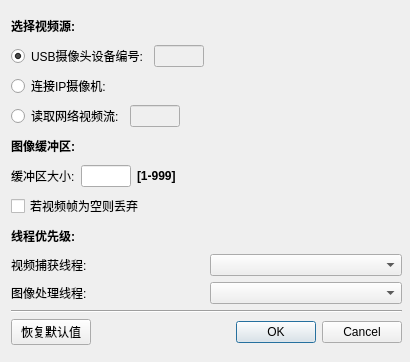
<?xml version="1.0" encoding="UTF-8"?>
<ui version="4.0">
 <class>CameraConnectDialog</class>
 <widget class="QDialog" name="CameraConnectDialog">
  <property name="geometry">
   <rect>
    <x>0</x>
    <y>0</y>
    <width>410</width>
    <height>362</height>
   </rect>
  </property>
  <property name="sizePolicy">
   <sizepolicy hsizetype="Minimum" vsizetype="Minimum">
    <horstretch>0</horstretch>
    <verstretch>0</verstretch>
   </sizepolicy>
  </property>
  <property name="minimumSize">
   <size>
    <width>410</width>
    <height>170</height>
   </size>
  </property>
  <property name="windowTitle">
   <string>Connect to Camera</string>
  </property>
  <widget class="QWidget" name="layoutWidget">
   <property name="geometry">
    <rect>
     <x>11</x>
     <y>14</y>
     <width>391</width>
     <height>331</height>
    </rect>
   </property>
   <layout class="QVBoxLayout" name="verticalLayout_whole">
    <item>
     <layout class="QVBoxLayout" name="verticalLayout_top">
      <item>
       <widget class="QLabel" name="label_select_camera">
        <property name="font">
         <font>
          <pointsize>9</pointsize>
          <weight>75</weight>
          <bold>true</bold>
         </font>
        </property>
        <property name="text">
         <string>选择视频源:</string>
        </property>
       </widget>
      </item>
      <item>
       <layout class="QHBoxLayout" name="horizontalLayout_usb_camera">
        <item>
         <widget class="QRadioButton" name="usbCameraRadioBtn">
          <property name="font">
           <font>
            <pointsize>9</pointsize>
           </font>
          </property>
          <property name="text">
           <string>USB摄像头设备编号:</string>
          </property>
          <property name="checked">
           <bool>true</bool>
          </property>
          <attribute name="buttonGroup">
           <string notr="true">cameraButtonGroup</string>
          </attribute>
         </widget>
        </item>
        <item>
         <widget class="QLineEdit" name="deviceNumberEdit">
          <property name="enabled">
           <bool>false</bool>
          </property>
          <property name="sizePolicy">
           <sizepolicy hsizetype="Fixed" vsizetype="Fixed">
            <horstretch>0</horstretch>
            <verstretch>0</verstretch>
           </sizepolicy>
          </property>
          <property name="minimumSize">
           <size>
            <width>50</width>
            <height>0</height>
           </size>
          </property>
          <property name="maximumSize">
           <size>
            <width>50</width>
            <height>16777215</height>
           </size>
          </property>
         </widget>
        </item>
        <item>
         <spacer name="horizontalSpacer_usb_camera">
          <property name="orientation">
           <enum>Qt::Horizontal</enum>
          </property>
          <property name="sizeHint" stdset="0">
           <size>
            <width>40</width>
            <height>20</height>
           </size>
          </property>
         </spacer>
        </item>
       </layout>
      </item>
      <item>
       <layout class="QHBoxLayout" name="horizontalLayout_ip_camera">
        <item>
         <widget class="QRadioButton" name="ipCameraRadioBtn">
          <property name="enabled">
           <bool>true</bool>
          </property>
          <property name="font">
           <font>
            <pointsize>9</pointsize>
           </font>
          </property>
          <property name="text">
           <string>连接IP摄像机:</string>
          </property>
          <property name="checked">
           <bool>false</bool>
          </property>
          <attribute name="buttonGroup">
           <string notr="true">cameraButtonGroup</string>
          </attribute>
         </widget>
        </item>
        <item>
         <spacer name="horizontalSpacer_2">
          <property name="orientation">
           <enum>Qt::Horizontal</enum>
          </property>
          <property name="sizeHint" stdset="0">
           <size>
            <width>40</width>
            <height>20</height>
           </size>
          </property>
         </spacer>
        </item>
       </layout>
      </item>
      <item>
       <layout class="QHBoxLayout" name="horizontalLayout_read_videoStream">
        <item>
         <widget class="QRadioButton" name="readVideoSteamRadioBtn">
          <property name="enabled">
           <bool>true</bool>
          </property>
          <property name="font">
           <font>
            <pointsize>9</pointsize>
           </font>
          </property>
          <property name="text">
           <string>读取网络视频流:</string>
          </property>
          <property name="checked">
           <bool>false</bool>
          </property>
          <attribute name="buttonGroup">
           <string notr="true">cameraButtonGroup</string>
          </attribute>
         </widget>
        </item>
        <item>
         <widget class="QLineEdit" name="videoStreamAddressLineEdit">
          <property name="enabled">
           <bool>false</bool>
          </property>
          <property name="sizePolicy">
           <sizepolicy hsizetype="Expanding" vsizetype="Fixed">
            <horstretch>7</horstretch>
            <verstretch>0</verstretch>
           </sizepolicy>
          </property>
          <property name="minimumSize">
           <size>
            <width>50</width>
            <height>0</height>
           </size>
          </property>
          <property name="maximumSize">
           <size>
            <width>50</width>
            <height>16777215</height>
           </size>
          </property>
         </widget>
        </item>
        <item>
         <spacer name="horizontalSpacer_read_video_stream">
          <property name="orientation">
           <enum>Qt::Horizontal</enum>
          </property>
          <property name="sizeHint" stdset="0">
           <size>
            <width>40</width>
            <height>20</height>
           </size>
          </property>
         </spacer>
        </item>
       </layout>
      </item>
      <item>
       <widget class="QLabel" name="label_img_buffer">
        <property name="font">
         <font>
          <pointsize>9</pointsize>
          <weight>75</weight>
          <bold>true</bold>
         </font>
        </property>
        <property name="text">
         <string>图像缓冲区:</string>
        </property>
       </widget>
      </item>
      <item>
       <layout class="QHBoxLayout" name="horizontalLayout_img_buffer">
        <item>
         <widget class="QLabel" name="label_buffer_size">
          <property name="font">
           <font>
            <pointsize>9</pointsize>
            <weight>50</weight>
            <bold>false</bold>
           </font>
          </property>
          <property name="text">
           <string>缓冲区大小:</string>
          </property>
         </widget>
        </item>
        <item>
         <widget class="QLineEdit" name="imageBufferSizeEdit">
          <property name="sizePolicy">
           <sizepolicy hsizetype="Minimum" vsizetype="Fixed">
            <horstretch>0</horstretch>
            <verstretch>0</verstretch>
           </sizepolicy>
          </property>
          <property name="minimumSize">
           <size>
            <width>50</width>
            <height>0</height>
           </size>
          </property>
          <property name="maximumSize">
           <size>
            <width>50</width>
            <height>16777215</height>
           </size>
          </property>
          <property name="font">
           <font>
            <pointsize>9</pointsize>
           </font>
          </property>
         </widget>
        </item>
        <item>
         <widget class="QLabel" name="label_buffer_size_indicator">
          <property name="font">
           <font>
            <pointsize>9</pointsize>
            <weight>75</weight>
            <bold>true</bold>
           </font>
          </property>
          <property name="text">
           <string>[1-999]</string>
          </property>
         </widget>
        </item>
        <item>
         <spacer name="horizontalSpacer_img_buffer">
          <property name="orientation">
           <enum>Qt::Horizontal</enum>
          </property>
          <property name="sizeHint" stdset="0">
           <size>
            <width>40</width>
            <height>20</height>
           </size>
          </property>
         </spacer>
        </item>
       </layout>
      </item>
      <item>
       <widget class="QCheckBox" name="dropFrameCheckBox">
        <property name="font">
         <font>
          <pointsize>9</pointsize>
         </font>
        </property>
        <property name="text">
         <string>若视频帧为空则丢弃</string>
        </property>
       </widget>
      </item>
      <item>
       <widget class="QLabel" name="label_thread_priority">
        <property name="font">
         <font>
          <pointsize>9</pointsize>
          <weight>75</weight>
          <bold>true</bold>
         </font>
        </property>
        <property name="text">
         <string>线程优先级:</string>
        </property>
       </widget>
      </item>
      <item>
       <layout class="QHBoxLayout" name="horizontalLayout_thread_priority">
        <item>
         <layout class="QVBoxLayout" name="verticalLayout_thread_left">
          <item>
           <widget class="QLabel" name="label_capture_thread">
            <property name="font">
             <font>
              <pointsize>9</pointsize>
              <weight>50</weight>
              <bold>false</bold>
             </font>
            </property>
            <property name="text">
             <string>视频捕获线程:</string>
            </property>
           </widget>
          </item>
          <item>
           <widget class="QLabel" name="label_processing_thread">
            <property name="font">
             <font>
              <pointsize>9</pointsize>
              <weight>50</weight>
              <bold>false</bold>
             </font>
            </property>
            <property name="text">
             <string>图像处理线程:</string>
            </property>
           </widget>
          </item>
         </layout>
        </item>
        <item>
         <layout class="QVBoxLayout" name="verticalLayout_thread_right">
          <item>
           <widget class="QComboBox" name="capturePrioComboBox">
            <property name="font">
             <font>
              <pointsize>9</pointsize>
             </font>
            </property>
           </widget>
          </item>
          <item>
           <widget class="QComboBox" name="processingPrioComboBox">
            <property name="font">
             <font>
              <pointsize>9</pointsize>
             </font>
            </property>
           </widget>
          </item>
         </layout>
        </item>
       </layout>
      </item>
     </layout>
    </item>
    <item>
     <widget class="Line" name="line">
      <property name="orientation">
       <enum>Qt::Horizontal</enum>
      </property>
     </widget>
    </item>
    <item>
     <layout class="QHBoxLayout" name="horizontalLayout_bottom">
      <item>
       <widget class="QPushButton" name="resetToDefaultsPushButton">
        <property name="text">
         <string>恢复默认值</string>
        </property>
       </widget>
      </item>
      <item>
       <widget class="QDialogButtonBox" name="okCancelBox">
        <property name="orientation">
         <enum>Qt::Horizontal</enum>
        </property>
        <property name="standardButtons">
         <set>QDialogButtonBox::Cancel|QDialogButtonBox::Ok</set>
        </property>
       </widget>
      </item>
     </layout>
    </item>
   </layout>
  </widget>
 </widget>
 <tabstops>
  <tabstop>usbCameraRadioBtn</tabstop>
  <tabstop>deviceNumberEdit</tabstop>
  <tabstop>imageBufferSizeEdit</tabstop>
  <tabstop>dropFrameCheckBox</tabstop>
  <tabstop>capturePrioComboBox</tabstop>
  <tabstop>processingPrioComboBox</tabstop>
  <tabstop>okCancelBox</tabstop>
  <tabstop>resetToDefaultsPushButton</tabstop>
 </tabstops>
 <resources/>
 <connections>
  <connection>
   <sender>okCancelBox</sender>
   <signal>accepted()</signal>
   <receiver>CameraConnectDialog</receiver>
   <slot>accept()</slot>
   <hints>
    <hint type="sourcelabel">
     <x>430</x>
     <y>136</y>
    </hint>
    <hint type="destinationlabel">
     <x>157</x>
     <y>274</y>
    </hint>
   </hints>
  </connection>
  <connection>
   <sender>okCancelBox</sender>
   <signal>rejected()</signal>
   <receiver>CameraConnectDialog</receiver>
   <slot>reject()</slot>
   <hints>
    <hint type="sourcelabel">
     <x>430</x>
     <y>136</y>
    </hint>
    <hint type="destinationlabel">
     <x>286</x>
     <y>274</y>
    </hint>
   </hints>
  </connection>
  <connection>
   <sender>usbCameraRadioBtn</sender>
   <signal>clicked(bool)</signal>
   <receiver>deviceNumberEdit</receiver>
   <slot>setEnabled(bool)</slot>
   <hints>
    <hint type="sourcelabel">
     <x>130</x>
     <y>93</y>
    </hint>
    <hint type="destinationlabel">
     <x>281</x>
     <y>93</y>
    </hint>
   </hints>
  </connection>
  <connection>
   <sender>usbCameraRadioBtn</sender>
   <signal>clicked(bool)</signal>
   <receiver>videoStreamAddressLineEdit</receiver>
   <slot>setDisabled(bool)</slot>
   <hints>
    <hint type="sourcelabel">
     <x>79</x>
     <y>44</y>
    </hint>
    <hint type="destinationlabel">
     <x>157</x>
     <y>102</y>
    </hint>
   </hints>
  </connection>
  <connection>
   <sender>readVideoSteamRadioBtn</sender>
   <signal>clicked(bool)</signal>
   <receiver>deviceNumberEdit</receiver>
   <slot>setDisabled(bool)</slot>
   <hints>
    <hint type="sourcelabel">
     <x>70</x>
     <y>102</y>
    </hint>
    <hint type="destinationlabel">
     <x>175</x>
     <y>44</y>
    </hint>
   </hints>
  </connection>
  <connection>
   <sender>readVideoSteamRadioBtn</sender>
   <signal>clicked(bool)</signal>
   <receiver>videoStreamAddressLineEdit</receiver>
   <slot>setEnabled(bool)</slot>
   <hints>
    <hint type="sourcelabel">
     <x>70</x>
     <y>102</y>
    </hint>
    <hint type="destinationlabel">
     <x>157</x>
     <y>102</y>
    </hint>
   </hints>
  </connection>
  <connection>
   <sender>ipCameraRadioBtn</sender>
   <signal>clicked(bool)</signal>
   <receiver>deviceNumberEdit</receiver>
   <slot>setDisabled(bool)</slot>
   <hints>
    <hint type="sourcelabel">
     <x>64</x>
     <y>72</y>
    </hint>
    <hint type="destinationlabel">
     <x>175</x>
     <y>44</y>
    </hint>
   </hints>
  </connection>
  <connection>
   <sender>ipCameraRadioBtn</sender>
   <signal>clicked(bool)</signal>
   <receiver>videoStreamAddressLineEdit</receiver>
   <slot>setDisabled(bool)</slot>
   <hints>
    <hint type="sourcelabel">
     <x>64</x>
     <y>72</y>
    </hint>
    <hint type="destinationlabel">
     <x>157</x>
     <y>100</y>
    </hint>
   </hints>
  </connection>
 </connections>
 <buttongroups>
  <buttongroup name="cameraButtonGroup"/>
 </buttongroups>
</ui>
